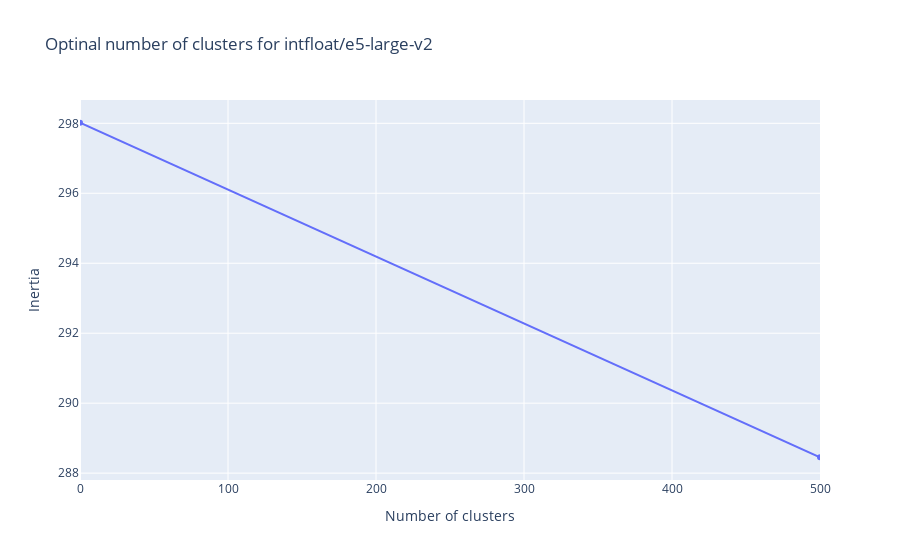

Write notebook code for a chart like this one.
### Code cell
data6 = pgo.Data([
    pgo.Scatter(
            x=[0, max_clusters],
            
            y=inertias[1:]
    )
])
layout6 = pgo.Layout(
    title='Optinal number of clusters for intfloat/e5-large-v2',
    xaxis=pgo.XAxis(title='Number of clusters',
                    range=[0, max_clusters]),
    yaxis=pgo.YAxis(title='Inertia')
)
fig6 = pgo.Figure(data=data6, layout=layout6)
fig6.show()

### Figure 1 — Plotly figure (JSON) as saved in the notebook; plotly's stock layout.template omitted (floating-point values rounded to 4 significant figures; data arrays with more than 128 entries replaced by an {"elided": "..."} marker saying what was removed)
{"data": [{"type": "scatter", "x": [0, 500], "y": {"elided": "499 float values"}}], "layout": {"title": {"text": "Optinal number of clusters for intfloat/e5-large-v2"}, "xaxis": {"range": [0, 500], "title": {"text": "Number of clusters"}}, "yaxis": {"title": {"text": "Inertia"}}}}
